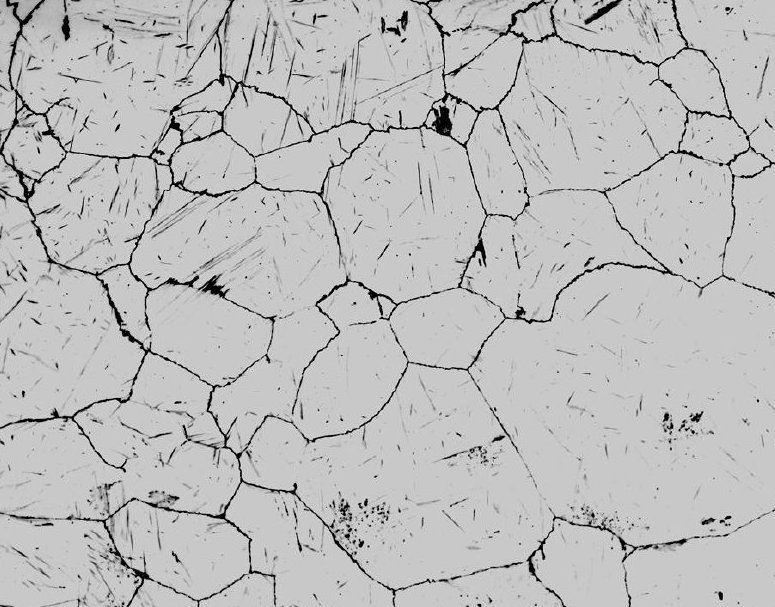
#> input picture opencv/sample_images/5grains.jpg, 775 x 607 px, found by its file name
$ python 5.key-points_detectors_and_descriptors.py
#> lines starting #> are read from the running program, lines starting #| are printed output that depends on the picture; after the words box and inside, x2 and y2 are one past the last pixel; in counts of white or black regions, pixels touching at a corner belong together
#Harris

import cv2
import numpy as np

img = cv2.imread("opencv/sample_images/5grains.jpg")
#> img is the input picture: shape (607, 775, 3); min 0, max 254, mean 189.1

# Harris works on gray image of float32 type
gray = cv2.cvtColor(img, cv2.COLOR_BGR2GRAY)
gray = np.float32(gray)

harris = cv2.cornerHarris(gray,2,3,0.04)
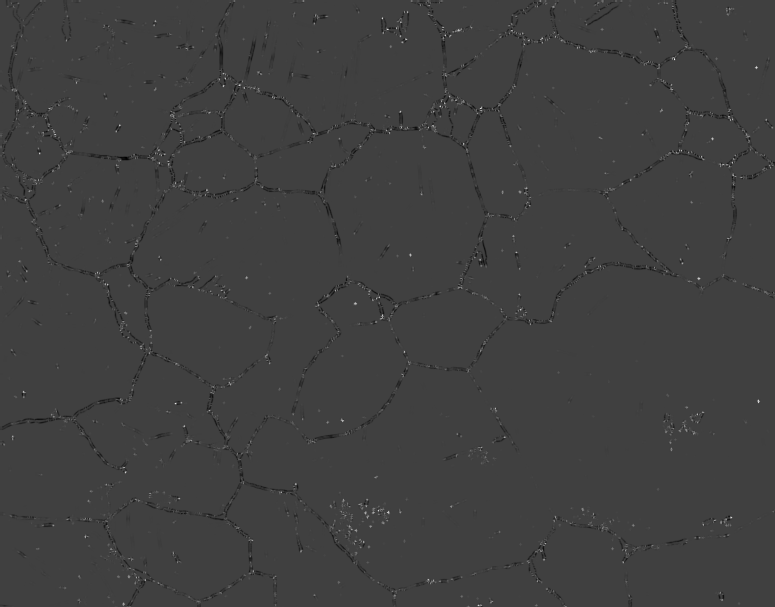
#> harris: shape (607, 775) float32; min -63120812, max 188024864, mean -185387.9; drawn with min black and max white

# keeping only one percent of harris.max()
img[harris>0.01*harris.max()] = [225,0,0]
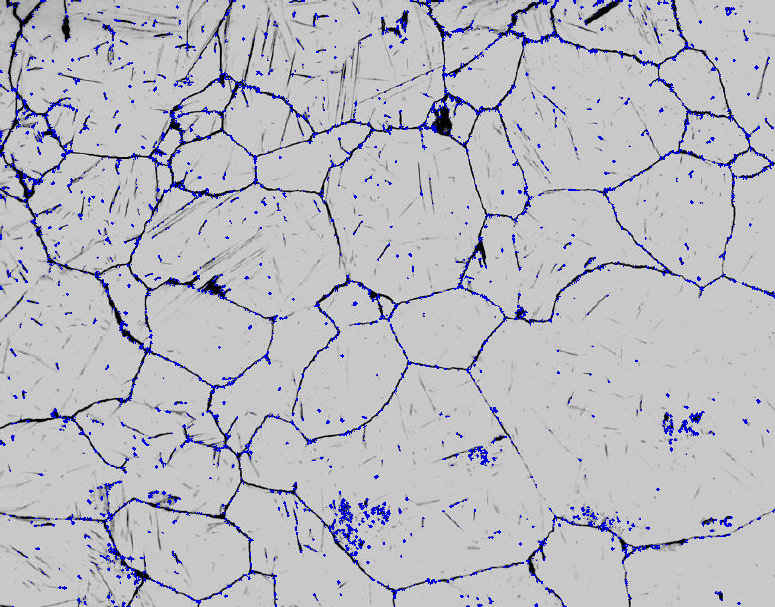
#> img: shape (607, 775, 3); 3.23% of pixels changed, all inside (x1, y1, x2, y2) = (0, 0, 775, 607)

#cv2.imshow("Harris", img)
#cv2.waitKey(0)

####################################################

# Good Features to Track

img = cv2.imread("opencv/sample_images/5grains.jpg")

# it detectes corners of features in the image
corners = cv2.goodFeaturesToTrack(gray,maxCorners=50,qualityLevel=0.01,minDistance=10)
#> corners = 50 rows, first 8: [158, 149], [698, 278], [23, 391], [239, 84], [673, 57], [480, 107], [528, 39], [449, 35]

# it output the coordinate of corner points
corners = np.int0(corners)

# iterating throght each point and puting circle
for coordinate in corners:
    x,y = coordinate.ravel()
    cv2.circle(img,(x,y),3,255,-1)
#> this loop made 50 passes
#> (x, y) on passes 1 to 12: (158, 149), (698, 278), (23, 391), (239, 84), (673, 57), (480, 107), (528, 39), (449, 35), (755, 67), (355, 303), (167, 163), (730, 517)
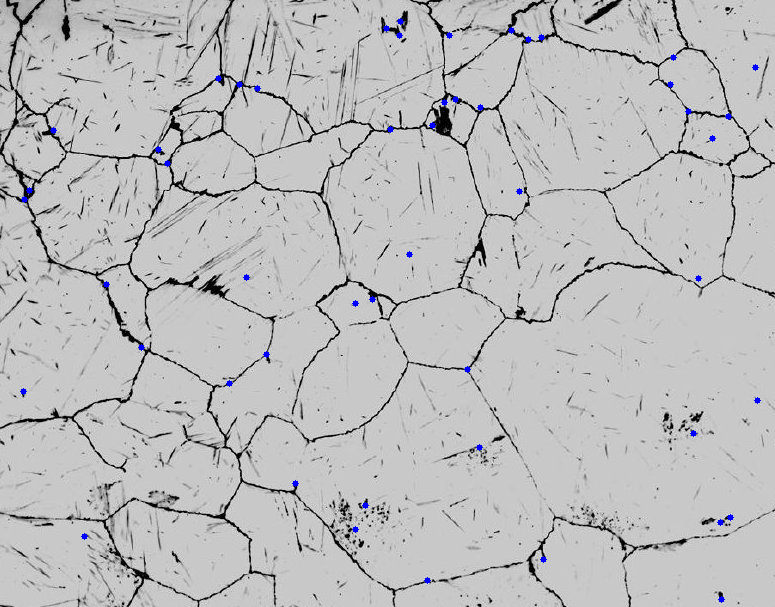
#> img: shape (607, 775, 3); 0.31% of pixels changed, all inside (x1, y1, x2, y2) = (20, 18, 761, 603)

#cv2.imshow("Corner",img)
#cv2.waitKey(0)

###################################################

# Fast Feature Detector

img = cv2.imread("opencv/sample_images/5grains.jpg")

# initiate FAST object with default values
detector = cv2.FastFeatureDetector_create()

kp = detector.detect(img)
#> kp = 9528 keypoints; strongest (x, y, size): (528, 38, 7), (440, 107, 7), (757, 400, 7), (342, 420, 7)

img2 = cv2.drawKeypoints(img,kp,None,flags=0)
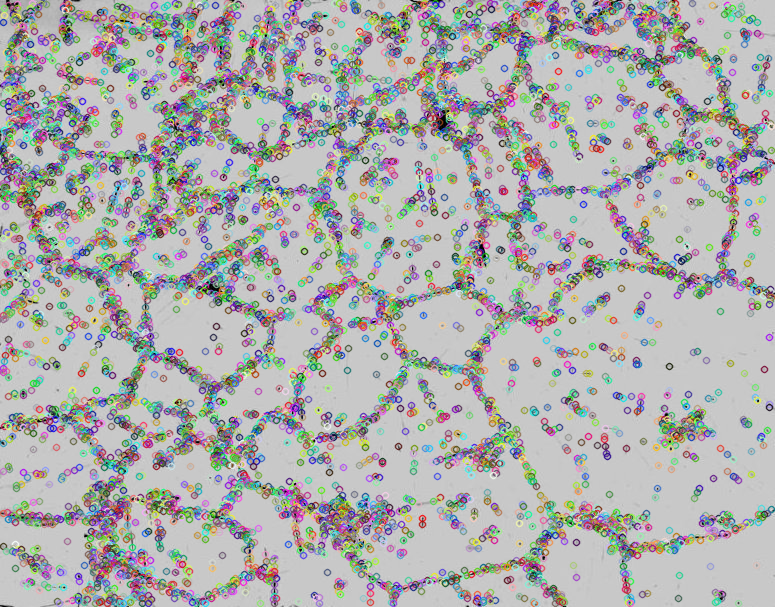
#> img2: shape (607, 775, 3); mean B, G, R 174.9, 175.5, 175.2

#cv2.imshow("Corners", img2)
#cv2.waitKey(0)

###################################################

# ORB
# it contains both the detector(FAST) and descriptor(BRIEF)

img = cv2.imread("opencv/sample_images/5grains.jpg")

orb = cv2.ORB_create(50)

kp, des = orb.detectAndCompute(img,None)
#> kp = 50 keypoints; strongest (x, y, size): (455, 100, 31), (388, 131, 37.2), (47, 129, 31), (448, 34, 31)

img2 = cv2.drawKeypoints(img,kp,None,flags=cv2.DRAW_MATCHES_FLAGS_DRAW_RICH_KEYPOINTS)
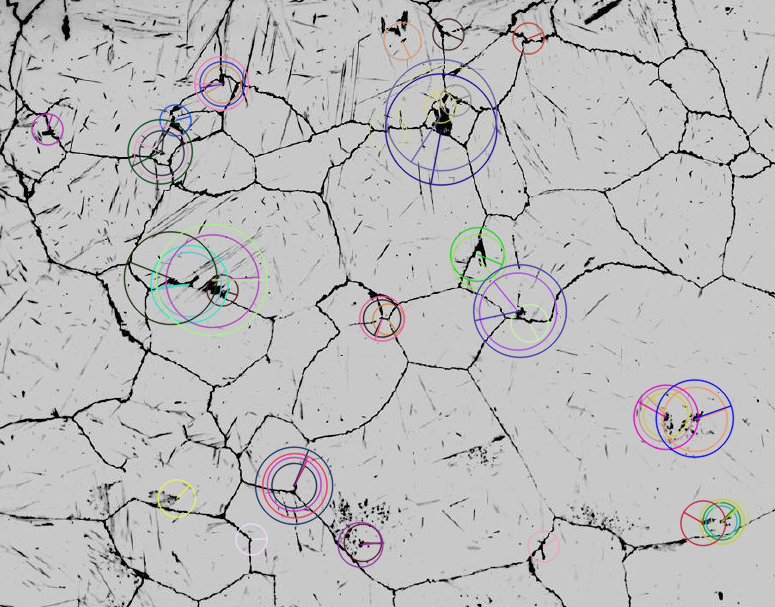
#> img2: shape (607, 775, 3); mean B, G, R 187.8, 187.2, 187.7

cv2.imshow("ORB", img2)
cv2.waitKey(0)
